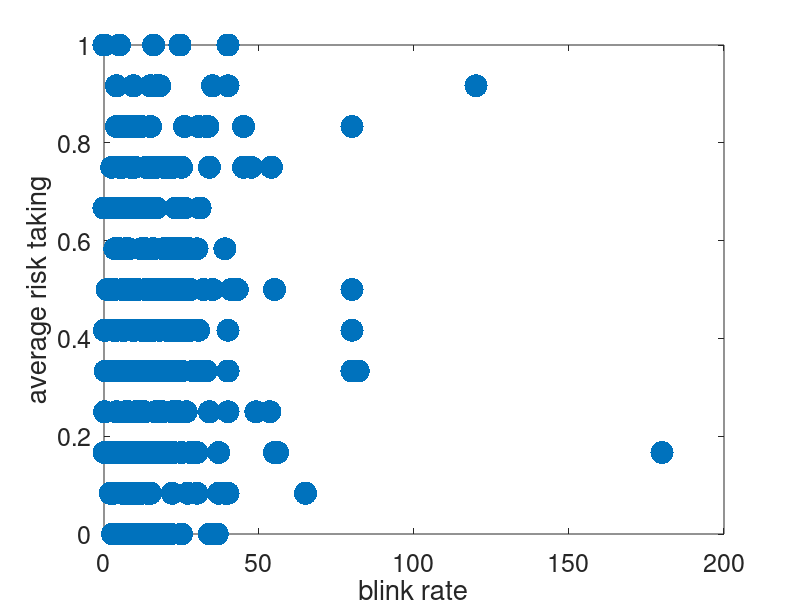

This figure's MATLAB source: (Note: this script raises an error after producing the figure.)
clear
load riskyChoiceData_2024

meanRiskTaking = mean(rsk,2);

clf; 
plot(BR, meanRiskTaking, '.', 'markersize', 50)
xlabel('blink rate')
ylabel('average risk taking')
set(gca, 'fontsize', 18)
l = lsline;
set(l, 'linewidth', 3, 'color', 'r')


ind = find(~isnan(BR))
[r,p] = corr(BR(ind), meanRiskTaking(ind))
% Given these results, it appears that blink rate, as measured in the 
% dataset, does not have a meaningful or statistically significant linear 
% relationship with risk-taking behavior. This could mean that any observed 
% changes in blink rate are likely due to chance rather than being 
% systematically related to how often individuals choose risky options.
